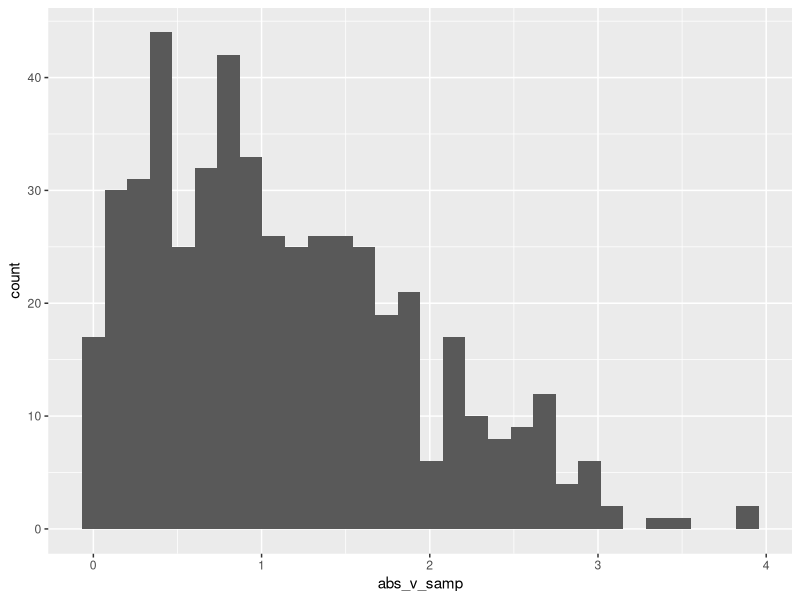

This chart was generated by the following R code:
## ---- chunk 1
library(tidyverse)
## ---- chunk 2
samp = rnorm(100)
length(samp)
## ---- chunk 3
la_df =
  tibble(
    norm_samp = rnorm(n = 500, mean=1),
    samo_g0 = norm_samp > 0,
    abs_v_samp = abs(norm_samp)
  )

ggplot(la_df, aes(x = abs_v_samp)) +
  geom_histogram()
  
